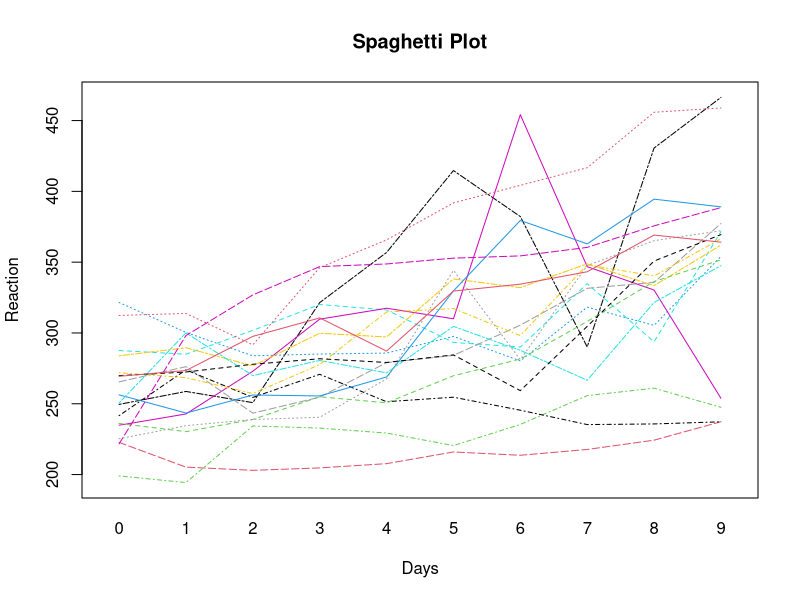
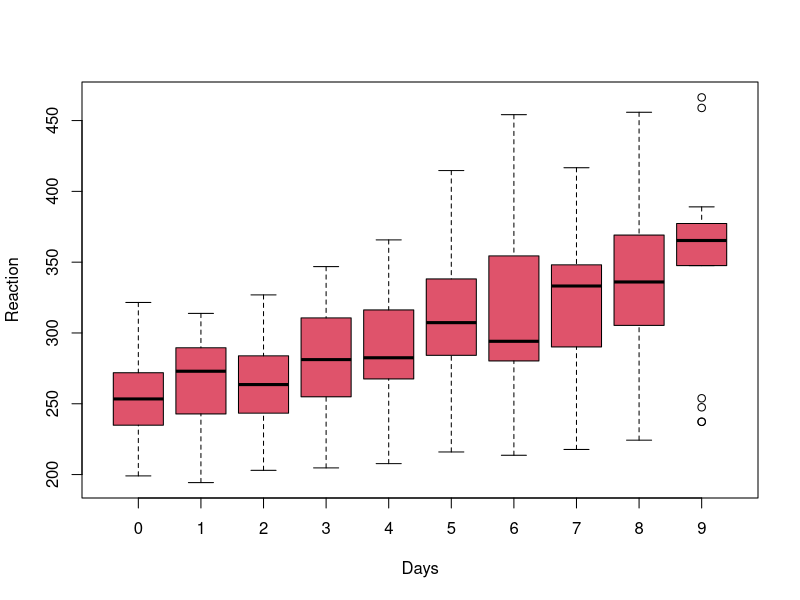
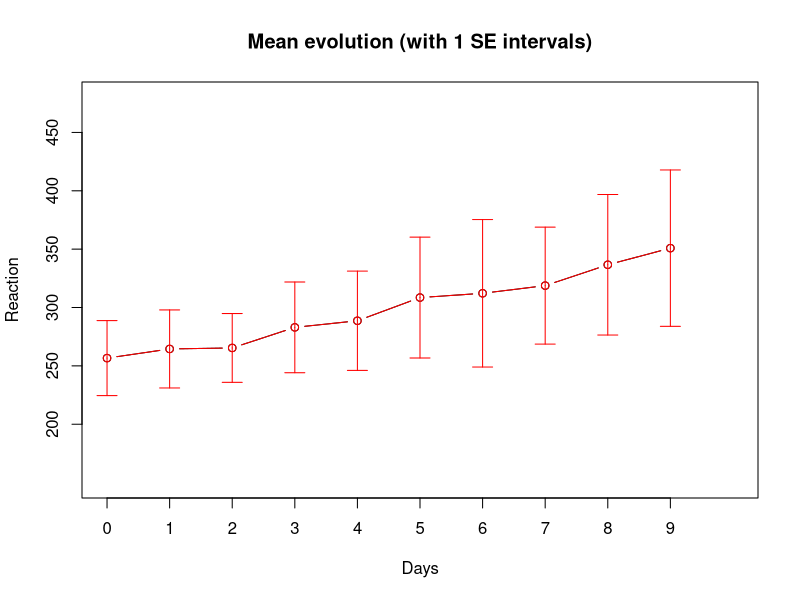
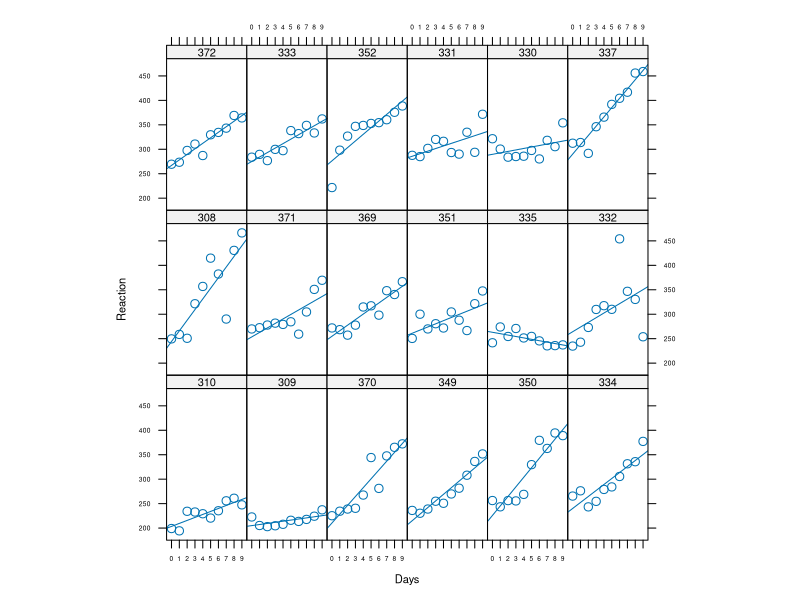
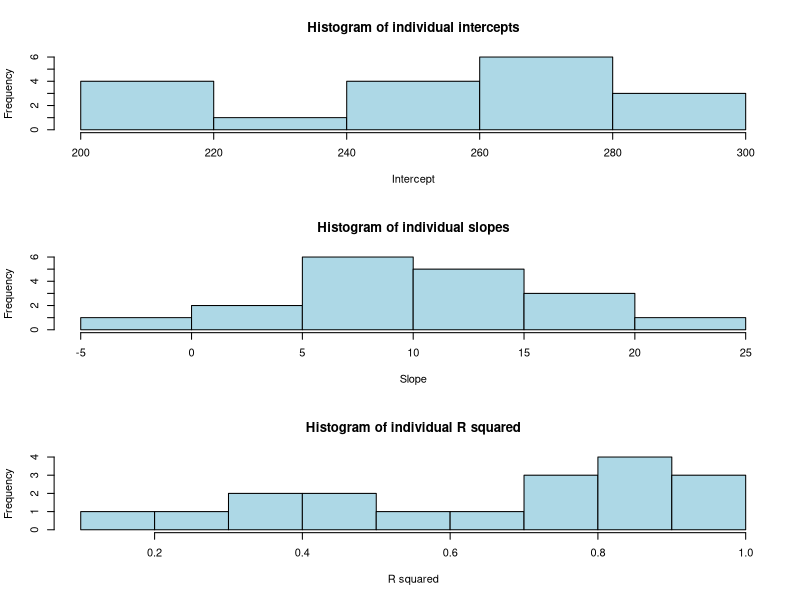

Reproduce these figures in R, in order.
## ---- chunk 1
knitr::opts_chunk$set(echo = TRUE)
## ---- chunk 2
library(tidyverse)
library(lattice)
#library(car)
library(lme4)
library(arm)
#library(pkbrtest)
## ---- chunk 3
sleep <- read.table('sleep.txt')
## ---- chunk 4
n <- sleep$Subject %>% unique %>% length
interaction.plot(sleep$Days, sleep$Subject, sleep$Reaction, xlab="Days", ylab="Reaction", col=c(1:n), legend=F, main='Spaghetti Plot') 
## ---- chunk 5
sleep.mean <- tapply(sleep$Reaction, list(sleep$Days), mean)
sleep.sd <- tapply(sleep$Reaction, list(sleep$Days), sd)
sleep.var <- tapply(sleep$Reaction, list(sleep$Days), var)
sleep.n <- table(sleep$Days)

overview <- cbind(c(0:9), sleep.mean, sleep.sd, sleep.var, sleep.n)
colnames(overview) <- c('Days', 'Mean', 'SD', 'Var', 'n')
round(overview, 2)
## ---- chunk 6
boxplot(Reaction~Days, data=sleep, xlab='Days', ylab='Reaction', col=2)
## ---- chunk 7
# General function to plot error bars
errbar=function(x,y,height,width,lty=1,col="black"){
arrows(x,y,x,y+height,angle=90,length=width,lty=lty, col=col)
arrows(x,y,x,y-height,angle=90,length=width,lty=lty, col=col)}


## Plotting mean evolution
plot(c(0:9), overview[,2] ,type="b",xlim=c(0,10), ylim=c(150,480),xlab="Days",ylab="Reaction",axes=F, main="Mean evolution (with 1 SE intervals)")
axis(side=1,at=c(0:9),labels=c(0:9))
axis(side=2,at=seq(200,450,50))

box()
points(c(0:9), overview[,2],type="b",col="red")
errbar(c(0:9),overview[,2], sleep.sd, 0.1, col="red")


## ---- chunk 8
## Reshaping the data into a wide form
sleep.resh <- reshape(sleep, timevar = "Days", idvar = c("Subject"), direction = "wide")
sleep.resh

## Correlation between the Reaction scores at different days
cor(sleep.resh[, 2:11])

## ---- chunk 9
## Trellis graph
## Displaying the linear regression per person

cf <-sapply(sleep$Subject, function(x) coef(lm(Reaction~Days, data=subset(sleep, Subject==x))))

Sx <-reorder(sleep$Subject, cf[1,]) 
# 
xyplot(Reaction ~ Days|Sx, data=sleep, type=c('p', 'r'), auto.key=T,aspect="xy", par.settings=list(axis.text=list(cex=0.6), fontsize=list(text=8, points=10)), scales=list(x=list(at=c(0:9),labels=c("0","1","2", "3", "4", "5", "6", "7", "8", "9"))))



## ---- chunk 10
## Linear regression per participant of Reaction on Days

## Coefficients
lin.reg.coef <- by(sleep, sleep$Subject, function(data) coef(lm(Reaction ~ Days, data=data)))
lin.reg.coef1 <- unlist(lin.reg.coef)
names(lin.reg.coef1) <- NULL
lin.reg.coef2=matrix(lin.reg.coef1,length(lin.reg.coef1)/2,2,byrow = TRUE)

## R squared
lin.reg.r.squared <- by(sleep, sleep$Subject, function(data) summary(lm(Reaction ~ Days, data=data))$r.squared )
lin.reg.r.squared1<- as.vector(unlist(lin.reg.r.squared))

## Histograms
par(mfrow=c(3,1))
hist(lin.reg.coef2[,1],xlab="Intercept",col="lightblue",main="Histogram of individual intercepts")
hist(lin.reg.coef2[,2],xlab="Slope",col="lightblue",main="Histogram of individual slopes")
hist(lin.reg.r.squared1,xlab="R squared",col="lightblue",main="Histogram of individual R squared")

## ---- chunk 11
sleep.reml <- lmer(formula = Reaction ~ 1+Days + (1 + Days|Subject), data=sleep)
summary(sleep.reml)


## ---- chunk 12

confint(sleep.reml,  par=5:6, method='Wald', oldNames=F)

confint(sleep.reml, method='boot', boot.type='perc', oldNames=F, nsim=500)


confint(sleep.reml, level=0.95, method='profile',   oldNames=F)
